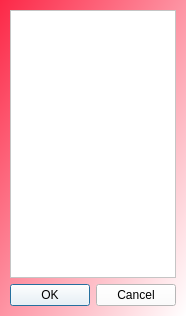
<?xml version="1.0" encoding="UTF-8"?>
<ui version="4.0">
 <class>Form</class>
 <widget class="QWidget" name="Form">
  <property name="geometry">
   <rect>
    <x>0</x>
    <y>0</y>
    <width>178</width>
    <height>316</height>
   </rect>
  </property>
  <property name="windowTitle">
   <string>Language options</string>
  </property>
  <property name="styleSheet">
   <string notr="true">background: qlineargradient(spread:pad, x1:0, y1:0, x2:1, y2:1, stop:0 rgba(252, 40, 71, 255), stop:1 rgba(255, 255, 255, 255));
font: 8pt &quot;Verdana&quot;;
</string>
  </property>
  <layout class="QGridLayout" name="gridLayout">
   <property name="leftMargin">
    <number>10</number>
   </property>
   <property name="topMargin">
    <number>10</number>
   </property>
   <property name="rightMargin">
    <number>10</number>
   </property>
   <property name="bottomMargin">
    <number>10</number>
   </property>
   <item row="0" column="0">
    <widget class="QScrollArea" name="languages">
     <property name="styleSheet">
      <string notr="true">background: white;</string>
     </property>
     <property name="frameShape">
      <enum>QFrame::StyledPanel</enum>
     </property>
     <property name="widgetResizable">
      <bool>true</bool>
     </property>
     <widget class="QWidget" name="scrollAreaWidgetContents">
      <property name="geometry">
       <rect>
        <x>0</x>
        <y>0</y>
        <width>156</width>
        <height>265</height>
       </rect>
      </property>
      <layout class="QGridLayout" name="gridLayout_2"/>
     </widget>
    </widget>
   </item>
   <item row="1" column="0">
    <widget class="QDialogButtonBox" name="buttonBox">
     <property name="styleSheet">
      <string notr="true">background: white;</string>
     </property>
     <property name="standardButtons">
      <set>QDialogButtonBox::Cancel|QDialogButtonBox::Ok</set>
     </property>
    </widget>
   </item>
  </layout>
 </widget>
 <resources/>
 <connections/>
</ui>
